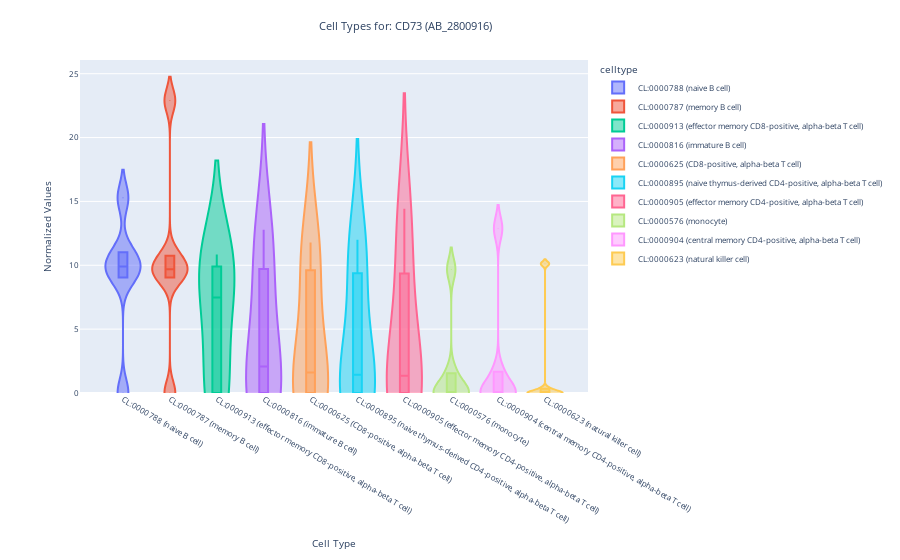

Here is the notebook cell this chart was saved with:
### Markdown cell above
`find_antibodies()` runs a linear mixed effects model to identify antobody levels that differ between the two populations. Positive (negative) coefficients indicate antibodies upreguated (downregulated) in the cell populations specified in `id_CLs` and their descendant cell ontologies, while negative coefficients. The optional `idBTO="BTO:001025"` argument restricts the analysis to data from PBMCs, which correspond to the BRENDA tissue ontology id `BTO:001025` (as it can be seen from the output of `find_experiments()` above). If a tissue or list of tissues is not specified, all tissues in the ImmunoPheno database are considered. We observe that among the 136 antobidoies that were tested, anti-CD73 antibody `AB:2800916` is significantly downregulated in immature B cells, being detected in only 40% of immature B-cells. Moreover, by plotting the meassured protein levels, we observe that when it is expressed in immature B-cells, it is expressed at lower levels than in the general population of B-cells

### Code cell
result_dict, plot_dict_ct = cxn.find_celltypes(["AB_2800916"], idBTO=["BTO:0001025"])
plot_dict_ct["AB_2800916"]

### Figure 1 — Plotly figure (JSON) as saved in the notebook; plotly's stock layout.template omitted (floating-point values rounded to 4 significant figures)
{"data": [{"alignmentgroup": "True", "box": {"visible": true}, "hovertemplate": "celltype=%{x}<br>value=%{y}<extra></extra>", "legendgroup": "CL:0000788 (naive B cell)", "marker": {"color": "#636efa", "size": 1}, "name": "CL:0000788 (naive B cell)", "offsetgroup": "CL:0000788 (naive B cell)", "orientation": "v", "scalegroup": "True", "showlegend": true, "type": "violin", "width": 0.75, "x": ["CL:0000788 (naive B cell)", "CL:0000788 (naive B cell)", "CL:0000788 (naive B cell)", "CL:0000788 (naive B cell)", "CL:0000788 (naive B cell)", "CL:0000788 (naive B cell)"], "x0": " ", "xaxis": "x", "y": [9.038, 9.634, 10.18, 11.02, 0, 15.29], "y0": " ", "yaxis": "y"}, {"alignmentgroup": "True", "box": {"visible": true}, "hovertemplate": "celltype=%{x}<br>value=%{y}<extra></extra>", "legendgroup": "CL:0000787 (memory B cell)", "marker": {"color": "#EF553B", "size": 1}, "name": "CL:0000787 (memory B cell)", "offsetgroup": "CL:0000787 (memory B cell)", "orientation": "v", "scalegroup": "True", "showlegend": true, "type": "violin", "width": 0.75, "x": ["CL:0000787 (memory B cell)", "CL:0000787 (memory B cell)", "CL:0000787 (memory B cell)", "CL:0000787 (memory B cell)", "CL:0000787 (memory B cell)", "CL:0000787 (memory B cell)"], "x0": " ", "xaxis": "x", "y": [9.042, 9.473, 9.911, 10.75, 0, 22.89], "y0": " ", "yaxis": "y"}, {"alignmentgroup": "True", "box": {"visible": true}, "hovertemplate": "celltype=%{x}<br>value=%{y}<extra></extra>", "legendgroup": "CL:0000913 (effector memory CD8-positive, alpha-beta T cell)", "marker": {"color": "#00cc96", "size": 1}, "name": "CL:0000913 (effector memory CD8-positive, alpha-beta T cell)", "offsetgroup": "CL:0000913 (effector memory CD8-positive, alpha-beta T cell)", "orientation": "v", "scalegroup": "True", "showlegend": true, "type": "violin", "width": 0.75, "x": ["CL:0000913 (effector memory CD8-positive, alpha-beta T cell)", "CL:0000913 (effector memory CD8-positive, alpha-beta T cell)", "CL:0000913 (effector memory CD8-positive, alpha-beta T cell)", "CL:0000913 (effector memory CD8-positive, alpha-beta T cell)", "CL:0000913 (effector memory CD8-positive, alpha-beta T cell)", "CL:0000913 (effector memory CD8-positive, alpha-beta T cell)"], "x0": " ", "xaxis": "x", "y": [5.397, 0, 9.555, 9.905, 0, 10.84], "y0": " ", "yaxis": "y"}, {"alignmentgroup": "True", "box": {"visible": true}, "hovertemplate": "celltype=%{x}<br>value=%{y}<extra></extra>", "legendgroup": "CL:0000816 (immature B cell)", "marker": {"color": "#ab63fa", "size": 1}, "name": "CL:0000816 (immature B cell)", "offsetgroup": "CL:0000816 (immature B cell)", "orientation": "v", "scalegroup": "True", "showlegend": true, "type": "violin", "width": 0.75, "x": ["CL:0000816 (immature B cell)", "CL:0000816 (immature B cell)", "CL:0000816 (immature B cell)", "CL:0000816 (immature B cell)", "CL:0000816 (immature B cell)", "CL:0000816 (immature B cell)"], "x0": " ", "xaxis": "x", "y": [4.159, 0, 0, 9.714, 0, 12.78], "y0": " ", "yaxis": "y"}, {"alignmentgroup": "True", "box": {"visible": true}, "hovertemplate": "celltype=%{x}<br>value=%{y}<extra></extra>", "legendgroup": "CL:0000625 (CD8-positive, alpha-beta T cell)", "marker": {"color": "#FFA15A", "size": 1}, "name": "CL:0000625 (CD8-positive, alpha-beta T cell)", "offsetgroup": "CL:0000625 (CD8-positive, alpha-beta T cell)", "orientation": "v", "scalegroup": "True", "showlegend": true, "type": "violin", "width": 0.75, "x": ["CL:0000625 (CD8-positive, alpha-beta T cell)", "CL:0000625 (CD8-positive, alpha-beta T cell)", "CL:0000625 (CD8-positive, alpha-beta T cell)", "CL:0000625 (CD8-positive, alpha-beta T cell)", "CL:0000625 (CD8-positive, alpha-beta T cell)", "CL:0000625 (CD8-positive, alpha-beta T cell)"], "x0": " ", "xaxis": "x", "y": [3.224, 0, 0, 9.608, 0, 11.78], "y0": " ", "yaxis": "y"}, {"alignmentgroup": "True", "box": {"visible": true}, "hovertemplate": "celltype=%{x}<br>value=%{y}<extra></extra>", "legendgroup": "CL:0000895 (naive thymus-derived CD4-positive, alpha-beta T cell)", "marker": {"color": "#19d3f3", "size": 1}, "name": "CL:0000895 (naive thymus-derived CD4-positive, alpha-beta T cell)", "offsetgroup": "CL:0000895 (naive thymus-derived CD4-positive, alpha-beta T cell)", "orientation": "v", "scalegroup": "True", "showlegend": true, "type": "violin", "width": 0.75, "x": ["CL:0000895 (naive thymus-derived CD4-positive, alpha-beta T cell)", "CL:0000895 (naive thymus-derived CD4-positive, alpha-beta T cell)", "CL:0000895 (naive thymus-derived CD4-positive, alpha-beta T cell)", "CL:0000895 (naive thymus-derived CD4-positive, alpha-beta T cell)", "CL:0000895 (naive thymus-derived CD4-positive, alpha-beta T cell)", "CL:0000895 (naive thymus-derived CD4-positive, alpha-beta T cell)"], "x0": " ", "xaxis": "x", "y": [2.844, 0, 0, 9.369, 0, 11.99], "y0": " ", "yaxis": "y"}, {"alignmentgroup": "True", "box": {"visible": true}, "hovertemplate": "celltype=%{x}<br>value=%{y}<extra></extra>", "legendgroup": "CL:0000905 (effector memory CD4-positive, alpha-beta T cell)", "marker": {"color": "#FF6692", "size": 1}, "name": "CL:0000905 (effector memory CD4-positive, alpha-beta T cell)", "offsetgroup": "CL:0000905 (effector memory CD4-positive, alpha-beta T cell)", "orientation": "v", "scalegroup": "True", "showlegend": true, "type": "violin", "width": 0.75, "x": ["CL:0000905 (effector memory CD4-positive, alpha-beta T cell)", "CL:0000905 (effector memory CD4-positive, alpha-beta T cell)", "CL:0000905 (effector memory CD4-positive, alpha-beta T cell)", "CL:0000905 (effector memory CD4-positive, alpha-beta T cell)", "CL:0000905 (effector memory CD4-positive, alpha-beta T cell)", "CL:0000905 (effector memory CD4-positive, alpha-beta T cell)"], "x0": " ", "xaxis": "x", "y": [2.7, 0, 0, 9.363, 0, 14.43], "y0": " ", "yaxis": "y"}, {"alignmentgroup": "True", "box": {"visible": true}, "hovertemplate": "celltype=%{x}<br>value=%{y}<extra></extra>", "legendgroup": "CL:0000576 (monocyte)", "marker": {"color": "#B6E880", "size": 1}, "name": "CL:0000576 (monocyte)", "offsetgroup": "CL:0000576 (monocyte)", "orientation": "v", "scalegroup": "True", "showlegend": true, "type": "violin", "width": 0.75, "x": ["CL:0000576 (monocyte)", "CL:0000576 (monocyte)", "CL:0000576 (monocyte)", "CL:0000576 (monocyte)", "CL:0000576 (monocyte)", "CL:0000576 (monocyte)"], "x0": " ", "xaxis": "x", "y": [1.556, 0, 0, 0, 0, 9.677], "y0": " ", "yaxis": "y"}, {"alignmentgroup": "True", "box": {"visible": true}, "hovertemplate": "celltype=%{x}<br>value=%{y}<extra></extra>", "legendgroup": "CL:0000904 (central memory CD4-positive, alpha-beta T cell)", "marker": {"color": "#FF97FF", "size": 1}, "name": "CL:0000904 (central memory CD4-positive, alpha-beta T cell)", "offsetgroup": "CL:0000904 (central memory CD4-positive, alpha-beta T cell)", "orientation": "v", "scalegroup": "True", "showlegend": true, "type": "violin", "width": 0.75, "x": ["CL:0000904 (central memory CD4-positive, alpha-beta T cell)", "CL:0000904 (central memory CD4-positive, alpha-beta T cell)", "CL:0000904 (central memory CD4-positive, alpha-beta T cell)", "CL:0000904 (central memory CD4-positive, alpha-beta T cell)", "CL:0000904 (central memory CD4-positive, alpha-beta T cell)", "CL:0000904 (central memory CD4-positive, alpha-beta T cell)"], "x0": " ", "xaxis": "x", "y": [1.669, 0, 0, 0, 0, 12.89], "y0": " ", "yaxis": "y"}, {"alignmentgroup": "True", "box": {"visible": true}, "hovertemplate": "celltype=%{x}<br>value=%{y}<extra></extra>", "legendgroup": "CL:0000623 (natural killer cell)", "marker": {"color": "#FECB52", "size": 1}, "name": "CL:0000623 (natural killer cell)", "offsetgroup": "CL:0000623 (natural killer cell)", "orientation": "v", "scalegroup": "True", "showlegend": true, "type": "violin", "width": 0.75, "x": ["CL:0000623 (natural killer cell)", "CL:0000623 (natural killer cell)", "CL:0000623 (natural killer cell)", "CL:0000623 (natural killer cell)", "CL:0000623 (natural killer cell)", "CL:0000623 (natural killer cell)"], "x0": " ", "xaxis": "x", "y": [0.3316, 0, 0, 0, 0, 10.11], "y0": " ", "yaxis": "y"}], "layout": {"autosize": true, "font": {"size": 8}, "legend": {"title": {"text": "celltype"}, "tracegroupgap": 0}, "margin": {"t": 60}, "title": {"text": "Cell Types for: CD73 (AB_2800916)", "x": 0.45}, "violinmode": "overlay", "xaxis": {"anchor": "y", "autorange": true, "categoryarray": ["CL:0000788 (naive B cell)", "CL:0000787 (memory B cell)", "CL:0000913 (effector memory CD8-positive, alpha-beta T cell)", "CL:0000816 (immature B cell)", "CL:0000625 (CD8-positive, alpha-beta T cell)", "CL:0000895 (naive thymus-derived CD4-positive, alpha-beta T cell)", "CL:0000905 (effector memory CD4-positive, alpha-beta T cell)", "CL:0000576 (monocyte)", "CL:0000904 (central memory CD4-positive, alpha-beta T cell)", "CL:0000623 (natural killer cell)"], "categoryorder": "array", "domain": [0, 1], "range": [-0.9167, 9.917], "title": {"text": "Cell Type"}, "type": "category"}, "yaxis": {"anchor": "x", "autorange": true, "domain": [0, 1], "range": [0, 26.07], "rangemode": "nonnegative", "title": {"text": "Normalized Values"}, "type": "linear"}}}
